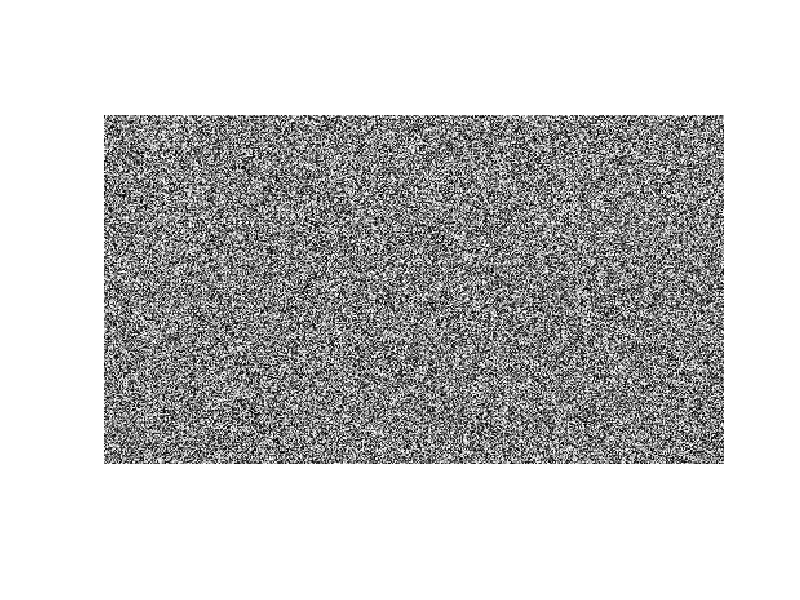

Write the MATLAB code that produced this figure. (Note: this script raises an error after producing the figure.)
%Acts as virmen without running it, for testing communication speed
%Change 2 variables: g_virmen.frame_get and g_virmen.image_size 
%to set how often it refreshes the frame and resultion respectively 
%BED - 2022/12/29

function dummy_virmen()

global g_virmen
g_virmen = []; %initialize g_virmen
%preset resolutions
g_virmen.image_720 = [720 1280 3];
g_virmen.image_480 = [480 640 3];
g_virmen.image_270 = [270 480 3];

%%%%%%%%%%%%%%%USER SETTINGS%%%%%%%%%%%%%%%
g_virmen.frame_get = 1; %0 = refresh frame once, 1 = refresh frame every action
g_virmen.image_size = g_virmen.image_270; %set resolution image_720, image_480, image_270
%%%%%%%%%%%%%%%%%%%%%%%%%%%%%%%%%%%%%%%%%%%

g_virmen.getframe_size = [0 0 g_virmen.image_size(2) g_virmen.image_size(1)];
g_virmen.figsize = rand(g_virmen.image_size(1),g_virmen.image_size(2));

g_virmen.run = 1; %initialize while loop
imshow(g_virmen.figsize); %make plot for getframe

if exist('C:\Users\NeuRLab\Documents\MATLAB\image_file','file')
   delete('C:\Users\NeuRLab\Documents\MATLAB\image_file');
   if exist('C:\Users\NeuRLab\Documents\MATLAB\image_file','file')
       error('cannot delete file ..  image_file');
   end
end
fid = fopen('C:\Users\NeuRLab\Documents\MATLAB\image_file', 'w');
fwrite(fid, zeros(g_virmen.image_size), 'uint8'); %initialization
fclose(fid);

g_virmen.image_out = memmapfile('C:\Users\NeuRLab\Documents\MATLAB\image_file','Writable',true,'Format',{'uint8', g_virmen.image_size, 'img'});
g_virmen.image_flag = memmapfile('C:\Users\NeuRLab\Documents\MATLAB\image_flag','Writable',true,'Format',{'uint8', [1 1], 'img'});
g_virmen.reward_flag = memmapfile('C:\Users\NeuRLab\Documents\MATLAB\reward_flag','Writable',true,'Format',{'uint8', [1 1], 'img'});
g_virmen.reward = memmapfile('C:\Users\NeuRLab\Documents\MATLAB\reward_mem','Writable',true,'Format',{'uint8', [1 1], 'img'});
g_virmen.action_flag = memmapfile('C:\Users\NeuRLab\Documents\MATLAB\action_flag','Writable',true,'Format',{'uint8', [1 1], 'img'});
g_virmen.action = memmapfile('C:\Users\NeuRLab\Documents\MATLAB\action_mem','Writable',true,'Format',{'uint8', [1 1], 'img'});
g_virmen.action_flag.Data.img(1) = 1; 
g_virmen.image_flag.Data.img(1) = 0;

g_virmen.frame=getframe(1,g_virmen.getframe_size); %get new frame

while g_virmen.run == 1;
    
    if g_virmen.action_flag.Data.img(1) == 1 && g_virmen.image_flag.Data.img(1) == 0
        g_virmen.action_process = g_virmen.action.Data.img(1); %intake action
        
        if g_virmen.frame_get == 1
            g_virmen.frame.cdata = uint8(200*rand(size(g_virmen.frame.cdata)));
        end
        
        g_virmen.image_out.Data.img = g_virmen.frame.cdata;
        
        g_virmen.action_flag.Data.img(1) = 0;
        g_virmen.image_flag.Data.img(1) = 1;
    end
end

end